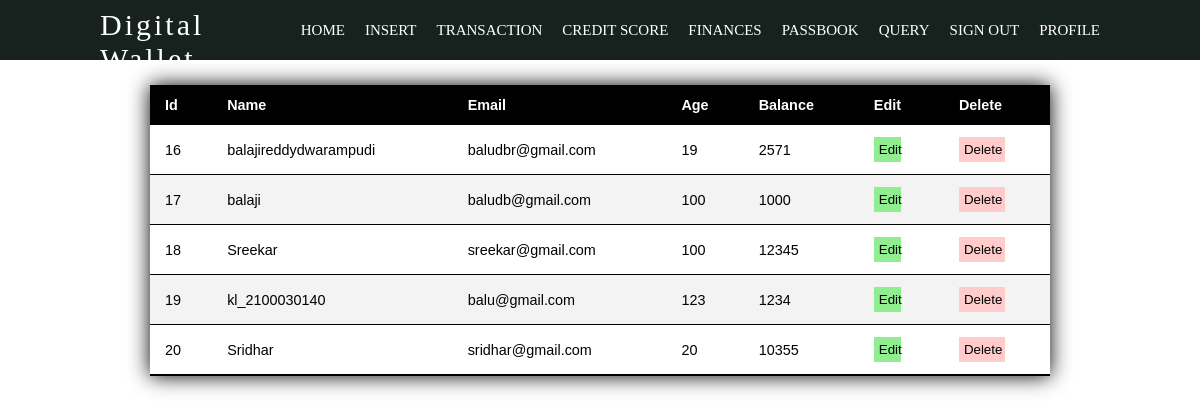
Screenshot of /users1/ (signed in) with the database file from the repository.
### website/models.py (models this page shows)
class Register_Login(models.Model):
    id=models.AutoField(primary_key=True)
    name=models.CharField(max_length=200)
    email=models.EmailField(max_length=200)
    password=models.CharField(max_length=200)
    age=models.CharField(max_length=200)
    balance=models.IntegerField()
    role=models.CharField(max_length=7, default='user', editable=False)

### website/views.py (the view)
# urls.py: path('users1/',views.users1,name="user"),
def users1(request):
    id=request.session['session_id']
    xe=Register_Login.objects.get(id=id)
    if 'session_id' in request.session  and request.session['session_id']==xe.id:
        xe=Register_Login.objects.get(id=id)
        x=Register_Login.objects.all
        return render(request,'Users.html',{'x':id,'x1':x,'x2':xe})
    else:
        return render(request,'Sessiontimeout.html')

### website/templates/Users.html (shortened to what this page needs)
<!DOCTYPE html>
<html lang="en">
<head>
</head>
<body>
    {% include 'navbar.html'%}
    <center>
    <table class="styled-table">
        <thead>
        <tr>
          <th>Id</th>
          <th>Name</th>
          <th>Email</th>
          <th>Age</th>
          <th>Balance</th>
          <th>Edit</th>
          <th>Delete</th>
        </tr>
        </thead>
        <tbody>
        {% for i in x1%}
        <tr>
           <td>{{i.id}}</td>
          <td>{{i.name}}</td>
          <td>{{i.email}}</td>
          <td>{{i.age}}</td>
          <td>{{i.balance}}</td>
          <td><button class="btn1" href="edit/{{i.id}}">Edit</button></td>
          <td><button class="btn2" href="delete/{{i.id}}">Delete</button></td>
        </tr>
         {% endfor %}
        </tbody>
    </table>
    </center>
</body>
</html>

### website/templates/Users.html (style rules this page uses)
.styled-table { width:75%; border-collapse: collapse; margin: 25px 0; font-size: 0.9em; font-family: sans-serif; min-width: 400px; box-shadow: 0 0 20px black; }
.styled-table thead tr { background-color: black; color: #ffffff; text-align: left; }
.styled-table th, .styled-table td { padding: 12px 15px; }
.styled-table tbody tr { border-bottom: 1px solid black; }
.styled-table tbody tr:nth-of-type(even) { background-color: #f3f3f3; }
.styled-table tbody tr:last-of-type { border-bottom: 2px solid black; }
tr:nth-child(even) { background-color: #ececec; }
.btn1 { background-color: #90EE90; border: 0; padding: 5px; height: 50%; width: 50%; }
.btn2 { background-color: #FFCCCB; border: 0; padding: 5px; height: 60%; width: 60%; }

### website/templates/navbar.html (style rules this page uses)
* { padding: 0; margin: 0; box-sizing: border-box; -webkit-tap-highlight-color: transparent; }
body { width: 100%; overflow-x: hidden; display: flex; flex-direction: column; background-color: white; }

### rows the page displays
Register_Login: id "16", name "balajireddydwarampudi", email "baludbr@gmail.com", age "19", balance "2571"
Register_Login: id "17", name "balaji", email "baludb@gmail.com", age "100", balance "1000"
Register_Login: id "18", name "Sreekar", email "sreekar@gmail.com", age "100", balance "12345"
Register_Login: id "19", name "kl_2100030140", email "balu@gmail.com", age "123", balance "1234"
Register_Login: id "20", name "Sridhar", email "sridhar@gmail.com", age "20", balance "10355"
